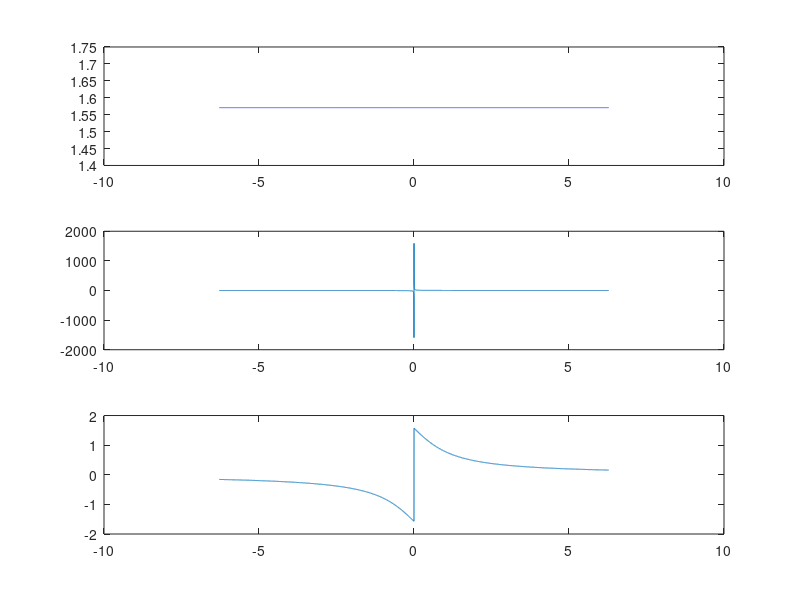

MATLAB code to generate this figure:
clear all; close all; clc;
%long format e
subplot(3,1,1)
x=linspace(-2*pi,2*pi,10000);
y=asin(x)+acos(x);
mean(y)
plot(x,y)
subplot(3,1,2)
x=linspace(-2*pi,2*pi,10000);
y=1./atan(x);
plot(x,y)
subplot(3,1,3)
x=linspace(-2*pi,2*pi,10000);
y=acot(x);
plot(x,y)

%x=linspace(-2*pi,2*pi,10000);
%y=acsc(x)+asec(x);
%mean(y)
%plot(x,y)
